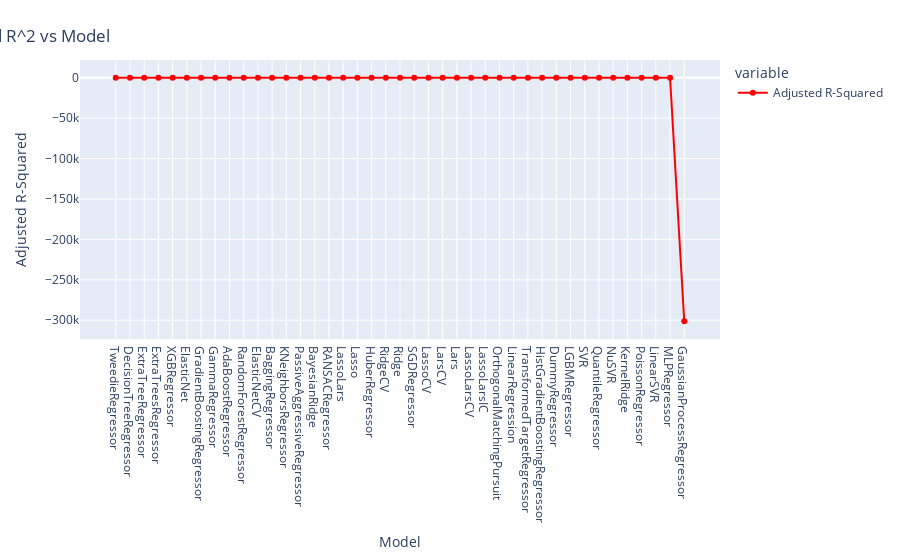

The cell this chart's notebook holds for it:
### Markdown cell above
### visualization of autoML

### Code cell
line = px.line(data_frame= models ,y =["Adjusted R-Squared"] , markers = True)
line.update_xaxes(title="Model",
                rangeslider_visible = False)
line.update_yaxes(title = "Adjusted R-Squared")
line.update_traces(line_color="red")
line.update_layout(showlegend = True,
    title = {
        'text': 'Ad R^2 vs Model',
        # 'y':0.94,
        # 'x':0.5,
        'xanchor': 'center',
        'yanchor': 'top'})

line.show()

### Figure 1 — Plotly figure (JSON) as saved in the notebook; plotly's stock layout.template omitted (floating-point values rounded to 4 significant figures)
{"data": [{"hovertemplate": "variable=Adjusted R-Squared<br>Model=%{x}<br>value=%{y}<extra></extra>", "legendgroup": "Adjusted R-Squared", "line": {"color": "red", "dash": "solid"}, "marker": {"symbol": "circle"}, "mode": "markers+lines", "name": "Adjusted R-Squared", "orientation": "v", "showlegend": true, "type": "scatter", "x": ["TweedieRegressor", "DecisionTreeRegressor", "ExtraTreeRegressor", "ExtraTreesRegressor", "XGBRegressor", "ElasticNet", "GradientBoostingRegressor", "GammaRegressor", "AdaBoostRegressor", "RandomForestRegressor", "ElasticNetCV", "BaggingRegressor", "KNeighborsRegressor", "PassiveAggressiveRegressor", "BayesianRidge", "RANSACRegressor", "LassoLars", "Lasso", "HuberRegressor", "RidgeCV", "Ridge", "SGDRegressor", "LassoCV", "LarsCV", "Lars", "LassoLarsCV", "LassoLarsIC", "OrthogonalMatchingPursuit", "LinearRegression", "TransformedTargetRegressor", "HistGradientBoostingRegressor", "DummyRegressor", "LGBMRegressor", "SVR", "QuantileRegressor", "NuSVR", "KernelRidge", "PoissonRegressor", "LinearSVR", "MLPRegressor", "GaussianProcessRegressor"], "xaxis": "x", "y": [-0.1166, -0.1433, -0.1433, -0.1433, -0.1433, -0.1562, -0.1565, -0.1605, -0.1643, -0.1717, -0.2243, -0.225, -0.4104, -0.6426, -0.6568, -0.676, -0.7525, -0.7525, -0.76, -0.7717, -0.7717, -0.8409, -0.854, -0.8573, -0.8573, -0.8573, -0.8573, -0.8573, -0.8573, -0.8573, -1.157, -1.157, -1.157, -1.288, -1.342, -1.652, -2.457, -2.837, -3.899, -9.26, -301300.0], "yaxis": "y"}], "layout": {"legend": {"title": {"text": "variable"}, "tracegroupgap": 0}, "margin": {"t": 60}, "showlegend": true, "title": {"text": "Ad R^2 vs Model", "xanchor": "center", "yanchor": "top"}, "xaxis": {"anchor": "y", "domain": [0, 1], "rangeslider": {"visible": false}, "title": {"text": "Model"}}, "yaxis": {"anchor": "x", "domain": [0, 1], "title": {"text": "Adjusted R-Squared"}}}}
